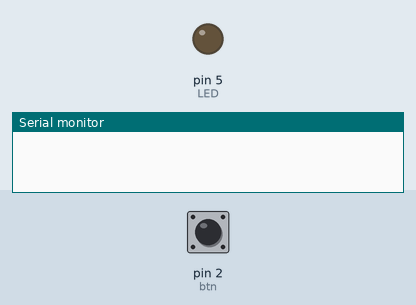
Bench run of a sketch on a simulated Arduino Uno, built with avr-gcc and run on an emulated ATmega328P. Parts: output pins drawn as LEDs (lit = HIGH), the last lines printed to the serial monitor. The test bench sets the inputs (shaded band); at power-on: pin 2 (btn) HIGH.

Above: at 1.2 s.
1.3 s: pin 2 (btn) pulled LOW for 0.15 s
At 2.4 s:
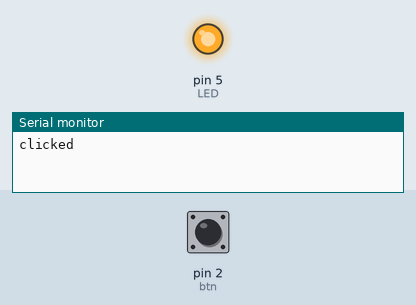
2.9 s: pin 2 (btn) pulled LOW for 1 s
At 3.6 s:
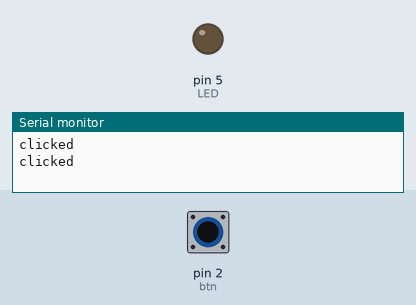
5.4 s: pin 2 (btn) pulled LOW for 3.2 s
At 6.7 s:
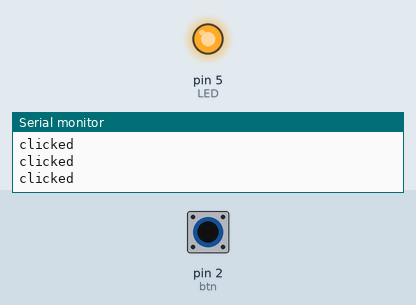
Timing chart, 0 to 8.4 s (numbered marks = the images above; inputs shaded):
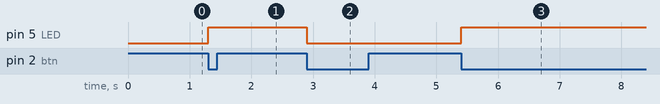

The sketch:

M1.2.ino
```cpp
int  LED = 5;
int btn = 2;

int ledState = LOW;

void setup()
{
  Serial.begin(9600);
  attachInterrupt(digitalPinToInterrupt(btn), toggler, FALLING);
  pinMode(LED,OUTPUT);
  pinMode(btn,INPUT);

}

void loop()
{

// block of code
  delay(5000);
}

void toggler(){
  Serial.println("clicked");
  ledState = !ledState;
  digitalWrite(LED,ledState);
}
```

Measured:
- after the input at 1.3 s, pin 5 (LED): LOW → HIGH at once
- after the input at 2.9 s, pin 5 (LED): HIGH → LOW at once
- after the input at 5.4 s, pin 5 (LED): LOW → HIGH at once
